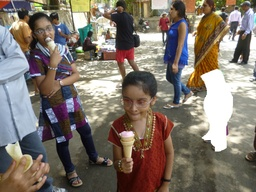
#> input picture Codes/upload/WhatsApp_Image_2026-05-21_at_10.57.25_AM.jpeg, 256 x 192 px, shrunk from 1600 x 1200 before the run
$ python -i inpaint_engine.py   (imports and definitions only)   (older library calls are emulated)
#> lines starting #> are read from the running program, lines starting #| are printed output that depends on the picture; after the words box and inside, x2 and y2 are one past the last pixel; in counts of white or black regions, pixels touching at a corner belong together
#> further down, picture is the input picture: shape (192, 256, 3); mean B, G, R 106.5, 116.6, 126.6
import os
import cv2
import heapq
import numpy as np
import matplotlib.pyplot as plt

try:
    from google.colab.patches import cv2_imshow  # noqa: F401
except ImportError:
    cv2_imshow = None


def load_and_convert(image):
    if image is None:
        raise ValueError("Image not found!")

    if len(image.shape) == 2:
        image = cv2.cvtColor(image, cv2.COLOR_GRAY2BGR)
    elif image.shape[2] == 4:
        image = cv2.cvtColor(image, cv2.COLOR_BGRA2BGR)

    return image


def create_white_mask(gray):
    _, mask = cv2.threshold(gray, 250, 255, cv2.THRESH_BINARY)
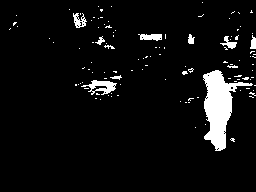
#> mask: shape (192, 256); 5.8% white; 115 white regions (104 under 20 px), largest, box (x1, y1, x2, y2) and area: (203, 70, 253, 151) 1735, (81, 80, 117, 95) 254, (138, 34, 162, 41) 126
    mask = cv2.morphologyEx(mask, cv2.MORPH_CLOSE, np.ones((3, 3), np.uint8))
#> mask: shape (192, 256); 6.5% white; 76 white regions (63 under 20 px), largest, box (x1, y1, x2, y2) and area: (203, 70, 256, 151) 1852, (75, 78, 117, 97) 369, (73, 13, 87, 28) 159
    mask = cv2.morphologyEx(mask, cv2.MORPH_OPEN, np.ones((3, 3), np.uint8))
#> mask: shape (192, 256); 5.9% white; 16 white regions (4 under 20 px), largest, box (x1, y1, x2, y2) and area: (203, 70, 252, 151) 1818, (84, 78, 116, 96) 335, (73, 13, 86, 28) 158
    return (mask > 0).astype(np.uint8)


def directional_weight(px, py, qx, qy, gx_q, gy_q):
    dx = px - qx
    dy = py - qy
    r2 = dx * dx + dy * dy + 1e-6
    r = np.sqrt(r2)
    dot = dx * gx_q + dy * gy_q
    return dot / (r2 * r)


def _save_rgb_image(path, bgr_image):
    cv2.imwrite(path, bgr_image)


def _save_gray_image(path, image):
    normalized = image
    if normalized.dtype != np.uint8:
        normalized = np.clip(normalized, 0, 255).astype(np.uint8)
    cv2.imwrite(path, normalized)


def _save_colormap(path, image, cmap='jet'):
    plt.figure(figsize=(6, 6), dpi=120)
    plt.axis('off')
    plt.imshow(image, cmap=cmap)
    plt.tight_layout(pad=0)
    plt.savefig(path, bbox_inches='tight', pad_inches=0)
    plt.close()


def _save_combined_gradients(path, gx, gy, grad_mag):
    plt.figure(figsize=(15, 4), dpi=120)
    plt.subplot(1, 3, 1)
    plt.imshow(gx, cmap='gray')
    plt.title('gx')
    plt.axis('off')
    plt.subplot(1, 3, 2)
    plt.imshow(gy, cmap='gray')
    plt.title('gy')
    plt.axis('off')
    plt.subplot(1, 3, 3)
    plt.imshow(grad_mag, cmap='inferno')
    plt.title('Gradient Magnitude')
    plt.axis('off')
    plt.tight_layout(pad=0.5)
    plt.savefig(path, bbox_inches='tight', pad_inches=0)
    plt.close()


def inpaint_custom(image, output_dir=None):
    img_rgb = load_and_convert(image)
    gray = cv2.cvtColor(img_rgb, cv2.COLOR_BGR2GRAY)
    mask = create_white_mask(gray)

    if output_dir is not None:
        os.makedirs(output_dir, exist_ok=True)
        _save_rgb_image(os.path.join(output_dir, 'original.png'), img_rgb)
        _save_gray_image(os.path.join(output_dir, 'gray.png'), gray)
        _save_gray_image(os.path.join(output_dir, 'mask.png'), mask * 255)

    img = img_rgb.astype(np.float64)
    H, W, C = img.shape
#> H = 192; W = 256; C = 3

    KNOWN, BAND, INSIDE = 0, 1, 2
    state = np.full((H, W), INSIDE, np.uint8)
    state[mask == 0] = KNOWN

    dist = cv2.distanceTransform(mask.astype(np.uint8), cv2.DIST_L2, 3)

    pq = []
    for y in range(H):
        for x in range(W):
            if mask[y, x] == 1:
                if ((y > 0 and mask[y - 1, x] == 0) or (y < H - 1 and mask[y + 1, x] == 0) or
                        (x > 0 and mask[y, x - 1] == 0) or (x < W - 1 and mask[y, x + 1] == 0)):
                    state[y, x] = BAND
                    heapq.heappush(pq, (dist[y, x], y, x))

    if output_dir is not None:
        _save_colormap(os.path.join(output_dir, 'distance_transform.png'), dist, cmap='jet')
        band_vis = np.zeros((H, W, 3), dtype=np.uint8)
        band_vis[state == BAND] = [255, 0, 0]
        band_vis[state == KNOWN] = [0, 255, 0]
        band_vis[state == INSIDE] = [0, 0, 255]
        _save_rgb_image(os.path.join(output_dir, 'state_map.png'), band_vis)

    gray_f = gray.astype(np.float64)
    gx = cv2.Sobel(gray_f, cv2.CV_64F, 1, 0, ksize=3)
    gy = cv2.Sobel(gray_f, cv2.CV_64F, 0, 1, ksize=3)
    grad_mag = np.sqrt(gx * gx + gy * gy)
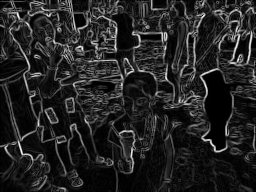
#> grad_mag: shape (192, 256) float64; min 0, max 872.9, mean 124; drawn with min black and max white

    if output_dir is not None:
        _save_combined_gradients(os.path.join(output_dir, 'gradients.png'), gx, gy, grad_mag)

    neighbors = [(-1, 0), (1, 0), (0, -1), (0, 1), (-1, -1), (-1, 1), (1, -1), (1, 1)]
    out = img.copy()

    if output_dir is not None:
        _save_gray_image(os.path.join(output_dir, 'mask_before_fill.png'), mask * 255)

    while pq:
        _, y, x = heapq.heappop(pq)
        if state[y, x] == KNOWN:
            continue

        for c in range(C):
            Wsum = 0.0
            Isum = 0.0
            vals = []

            for dy, dx in neighbors:
                ny = y + dy
                nx = x + dx
                if 0 <= ny < H and 0 <= nx < W and state[ny, nx] == KNOWN:
                    w = directional_weight(x, y, nx, ny, gx[ny, nx], gy[ny, nx])
                    if w > 0:
                        Wsum += w
                        Isum += w * out[ny, nx, c]
                    vals.append(out[ny, nx, c])

            out[y, x, c] = Isum / Wsum if Wsum > 0 else np.median(vals)

        state[y, x] = KNOWN

        for dy, dx in neighbors:
            ny = y + dy
            nx = x + dx
            if 0 <= ny < H and 0 <= nx < W and state[ny, nx] == INSIDE:
                state[ny, nx] = BAND
                heapq.heappush(pq, (dist[ny, nx], ny, nx))
#> this loop made 2912 passes
#> (y, x) on passes 1 to 3: (13, 73), (13, 74), (13, 75)
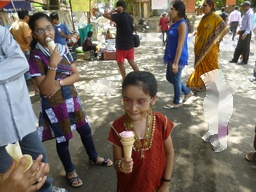
#> out: shape (192, 256, 3) float64; mean B, G, R 103.5, 113.9, 124.1
#> state: shape (192, 256); every value is 0

    if output_dir is not None:
        _save_rgb_image(os.path.join(output_dir, 'after_initial_fill.png'), np.clip(out, 0, 255).astype(np.uint8))

    mask_f = mask.copy()
    gray_r = gray_f.copy()

    for _ in range(40):
        gx = cv2.Sobel(gray_r, cv2.CV_64F, 1, 0, ksize=3)
        gy = cv2.Sobel(gray_r, cv2.CV_64F, 0, 1, ksize=3)
        grad = np.sqrt(gx * gx + gy * gy)
        c = np.exp(-(grad / 15) ** 2)

        for k in range(3):
            I = out[..., k]

            north = np.zeros_like(I)
            north[1:, :] = I[:-1, :]
            south = np.zeros_like(I)
            south[:-1, :] = I[1:, :]
            east = np.zeros_like(I)
            east[:, :-1] = I[:, 1:]
            west = np.zeros_like(I)
            west[:, 1:] = I[:, :-1]

            cN = np.zeros_like(c)
            cN[1:, :] = (c[1:, :] + c[:-1, :]) * 0.5
            cS = np.zeros_like(c)
            cS[:-1, :] = (c[1:, :] + c[:-1, :]) * 0.5
            cW = np.zeros_like(c)
            cW[:, 1:] = (c[:, 1:] + c[:, :-1]) * 0.5
            cE = np.zeros_like(c)
            cE[:, :-1] = (c[:, 1:] + c[:, :-1]) * 0.5

            flux = cN * (north - I) + cS * (south - I) + cW * (west - I) + cE * (east - I)
            I_new = I + 0.18 * flux
            out[..., k][mask_f == 1] = I_new[mask_f == 1]

            gray_r = cv2.cvtColor(out.astype(np.uint8), cv2.COLOR_BGR2GRAY).astype(np.float64)
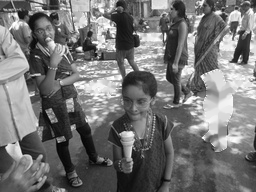
#> gray_r: shape (192, 256) float64; min 2, max 255, mean 115.7
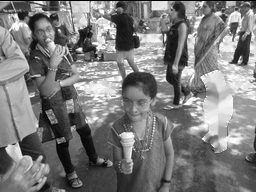
#> north: shape (192, 256) float64; min 0, max 255, mean 123.6
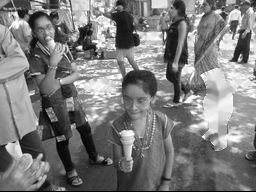
#> south: shape (192, 256) float64; min 0, max 255, mean 123.3
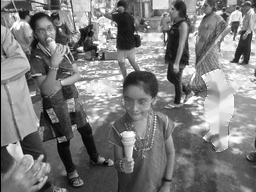
#> west: shape (192, 256) float64; min 0, max 255, mean 123.6

    final_image = np.clip(out, 0, 255).astype(np.uint8)
    if output_dir is not None:
        _save_rgb_image(os.path.join(output_dir, 'final.png'), final_image)

    return {
        'original': 'original.png',
        'gray': 'gray.png',
        'mask': 'mask.png',
        'distance_transform': 'distance_transform.png' if False else 'distance_transform.png',
        'state_map': 'state_map.png',
        'gradients': 'gradients.png',
        'mask_before_fill': 'mask_before_fill.png',
        'after_initial_fill': 'after_initial_fill.png',
        'final': 'final.png',
    }

>>> import cv2
>>> picture = cv2.imread('upload/WhatsApp_Image_2026-05-21_at_10.57.25_AM.jpeg')
>>> result = inpaint_custom(picture)
